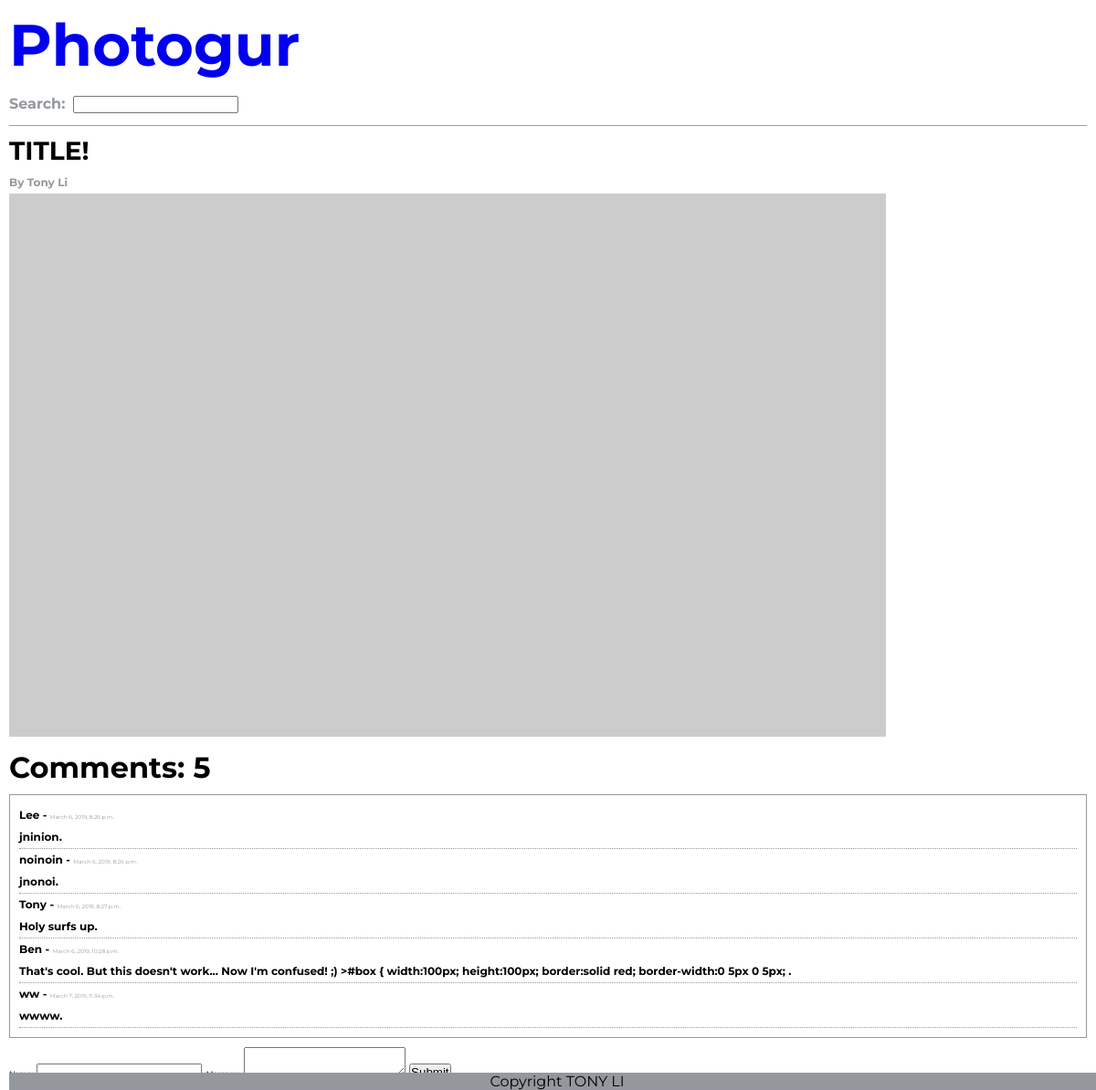
/pictures/1, run on the app's committed database.
### photogur/models.py (models this page shows, shortened)
class Picture(models.Model):
    title = models.CharField(max_length=255)
    artist = models.CharField(max_length=255)
    url = models.CharField(max_length=255)

class Comment(models.Model):
    name = models.CharField(max_length=255)
    created_at = models.DateTimeField(auto_now_add=True)
    message = models.TextField()
    picture = models.ForeignKey(Picture, on_delete=models.CASCADE, related_name='comments')

### photogur/views.py (the view)
# urls.py: path('pictures/<int:id>', picture_show, name='picture_details'),
def picture_show(request, id):
    picture = Picture.objects.get(pk=id)
    comments = picture.comments.all()
    context = {
        'picture': picture,
        'comments': comments
    }
    response = render(request, 'picture.html', context)
    return HttpResponse(response)

### photogur/templates/picture.html (shortened to what this page needs)
{% extends 'base.html' %}
{% block content %}
  <div class="title">
    <h2> {{picture.title}} </h2>
    <h3> By {{picture.artist}} </h3>
  </div>
  <div class="individual-image">
    <li>
      <img src="{{picture.url}}" alt="">
    </li>
  </div>
    <h1 class="comment-count">Comments: {{ picture.comments.count }}</h1>
    <div class="comment-section">
      <ul>
        {% for comment in comments%}
          <li>
            <h3>{{ comment.name }} - <span>{{ comment.created_at }}</span></h3>
            <h4>{{ comment.message }}.</h4>
          </li>
        {% endfor %}
      </ul>
    </div>
    <form action="{% url 'create_comment' %} "class="comment-section" action="" method="post">
      <label for="comment_name">
        <span>Name:</span>
      </label>
      <label for="comment_message">
        <span>Message:</span>
        <textarea id="comment-message" name="comment_message"></textarea>
      </label>
      <button type="submit" name="button">Submit</button>
    </form>
{% endblock %}

### photogur/static/css/main.css (style rules this page uses)
* { box-sizing: border-box; list-style: none; margin: 0; padding: 0; }
html { height: 100%; }
body { padding: 10px; font-family: 'Montserrat', sans-serif; position: relative; height: 100%; }
form { padding-bottom: 10px; }
li { list-style: none; display: inline-block; }
.title h3 { padding-bottom: 5px; color: #94989e; font-size: 0.75em; }
.title h2 { font-size: 1.75em; padding-bottom: 10px; font-weight: 700; }
span { font-size: 0.5em; }
.comment-count { margin-top: 10px; }
.comment-section li { display: block; line-height: 2; border-bottom: 1px dotted #94989e; }
.comment-section ul { border: solid #94989e; padding: 10px; border-width: 1px; margin: 10px 0; }
.comment-section li h3 { font-size: 0.75em; font-weight: 700; }
.comment-section li h3 span { font-size: 0.5em; color: #94989e; font-weight: 400; }
.comment-section li h4 { font-size: 0.75em; }
.individual-image img { width: 100%; height: auto; }

### data on the page
Picture: title "TITLE!", artist "Tony Li", comments.count "5"
Comment: name "Lee", created_at "March 6, 2019, 8:26 p.m.", message "jninion"
Comment: name "noinoin", created_at "March 6, 2019, 8:26 p.m.", message "jnonoi"
Comment: name "Tony", created_at "March 6, 2019, 8:27 p.m.", message "Holy surfs up"
Comment: name "Ben", created_at "March 6, 2019, 10:28 p.m.", message "That's cool. But this doesn't work... Now I'm confused! ;) >#box { width:100px; height:100px; border:solid red; border-width:0 5px 0 5px;"
Comment: name "ww", created_at "March 7, 2019, 11:34 p.m.", message "wwww"
